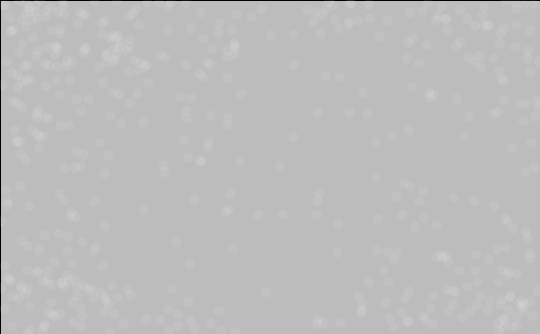
Frame 1 (no input)
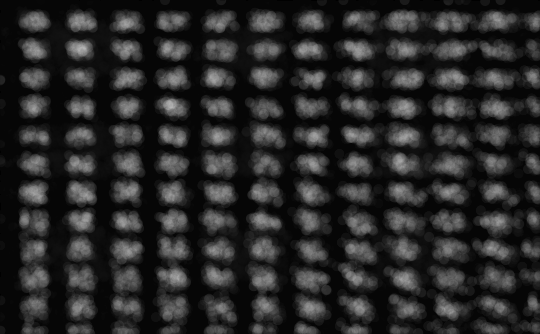
Frame 60 (the mouse pressed at the canvas centre just before this capture)
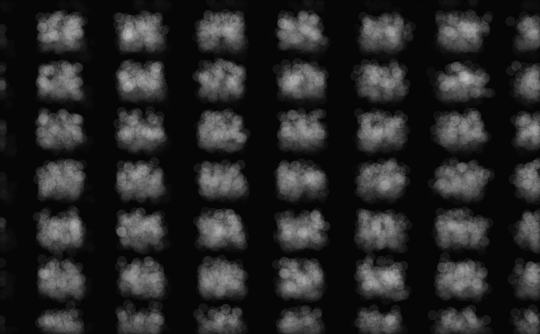
Frame 120 (the mouse held since frame 60 and released just before this capture)

The Processing sketch that drew these frames (run headless with seeded random() and noise(); from frame 60 on, the mouse is pressed at the canvas centre):

// Processing sketch: processing_20351
// ── processing_20351.pde

void setup() {
  size(540, 334);

  smooth();

 // background(173, 180, 125);

}

void draw()
{
  fill(0,20);
  rect(0,0,width,height);
  
  smooth();
  frameRate(30);
  
  int hPattern = second()%6;
  int vPattern = second()%5;
  
  drawDots(hPattern, vPattern);
}

float getRandom(int patternChoice)
{
  float x, y, threshold;

  do {
    x = random(0,1);
    y = random(0, 1);
    threshold = getThreshold(x, patternChoice);
  }
  while (y > threshold);
  
  return( x );
}

void drawPatterns(int hPattern, int vPattern) {
/*
  fill(240, 218, 180);
  stroke(0);
  rect(125, 25, 600, 100);
  rect(25, 125, 100, 400);

  fill(240, 275, 180);
  rect(125, 125, 600, 400);

  noFill();
  stroke(3, 125, 135);
  float oldpx = 0;
  float oldpy = 0;

  for (int x = 0 ; x < width ; x ++) {
    float ax = x/float(width);
    float y = getThreshold(ax, hPattern);
    float px = x;
    float py =  - ( 100 * y); 
    
    if ( x > 0 ) line(oldpx, oldpy + height/2, px , py + height/2);
    oldpx = px;
    oldpy = py;
  }

  for (int y = 0 ; y < height ; y++) {
    float ay = y / float(height);
    float x = getThreshold(ay, vPattern);
    float px =  - (100 * x);
    float py = y;

    if ( y > 0 ) line(oldpx, oldpy, px, py);
    oldpx = px;
    oldpy = py;
  }
  */
}

int vx = 0;
int vy = 0;

void drawDots(int hPattern, int vPattern) {

    vx += random(-millis()/1000,millis()/1000);
    vy += random(-millis()/1000,millis()/1000);

  noStroke();
//  fill(205, 125, 28);
  int numEllipses = 500;
  for (int i = 0 ; i < numEllipses ; i++)
  {
    float px = width * getRandom(hPattern);
    float py = height * getRandom(vPattern);
    fill(255,20);
    ellipse((vx + px + width)%width, (vy + py + height)%height, 10, 10 );
  }
}

float loAngle = 0;
float hiAngle = PI;


float getThreshold(float x, int patternChoice) {

  float destLoAngle,destHiAngle;  

  switch(patternChoice) {
  case 0:
    destLoAngle = 0;
    destHiAngle = second() * PI;
    break;
  case 1:
    destLoAngle = PI;
    destHiAngle = 3 * PI;
    break;
  case 2:
    destLoAngle = second() * PI;
    destHiAngle = 5*PI;
    break;
  case 3:
    destLoAngle = 0;
    destHiAngle = 2*PI;
    break;
  case 4:
    destLoAngle = 0;
    destHiAngle = 4 * PI;
    break;
  case 5:
    destLoAngle = PI;
    destHiAngle = 2 * second() * PI;
    break;
  case 6:
    destLoAngle = 0;
    destHiAngle = PI;
    break;
  default:
    println("I don't know pattern choice "+patternChoice);
    destLoAngle = destHiAngle  = 0;
    break;  
  
  }
  
  loAngle += (destLoAngle - loAngle)/3000. ; 
  hiAngle += (destHiAngle - hiAngle)/2000. ;
  
  float angle = lerp(loAngle, hiAngle,x);
  float threshold = map( millis() / 300. * cos(angle), -1 , 1 , 0 , 1);

  return(threshold);
}
                
